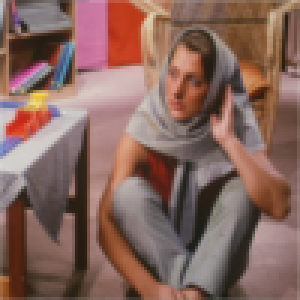
#> input picture images/magnification/small/barbara_s1.png, 100 x 100 px, found by its file name (shown 3 times larger); its folder holds 4 pictures in this run
$ python resize.py   (older library calls are emulated)
#> lines starting #> are read from the running program, lines starting #| are printed output that depends on the picture
from PIL import Image
import os, sys

path = "./small/"
dirs = os.listdir( path )

def resize():
    for item in dirs:
        if os.path.isfile(path+item):
            im = Image.open(path+item)
#> im is the input picture: PIL image 100x100 RGBA; mean R, G, B, A 133.3, 100.8, 92.1, 253.7
            width, height = im.size
#> width = 100; height = 100
            f, e = os.path.splitext(path+item)
            imResize = im.resize((int(width/2),int(height/2)), Image.ANTIALIAS)
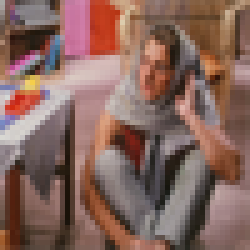
#> imResize: PIL image 50x50 RGBA (shown 5 times larger); mean R, G, B, A 133.4, 100.8, 92.2, 253.8; transparent parts drawn white
            print(f)
            print(e)
            imResize.save(f + '.png', 'PNG')
#> pass 2 of the loop in resize, `for item in dirs:`:
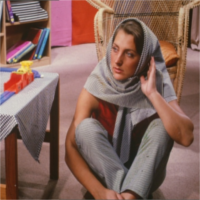
#> input picture images/magnification/small/barbara_s2.png, 200 x 200 px, found by its file name
#> in resize, im is the input picture: PIL image 200x200 RGBA; mean R, G, B, A 133.3, 100.8, 92.1, 254.4
#> in resize, `imResize = im.resize((int(width/2),int(height/2)), Image.ANTIALIAS)`:
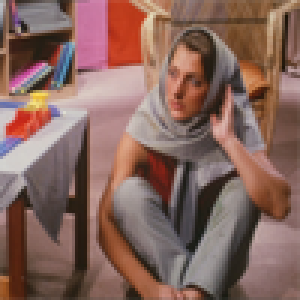
#> imResize: PIL image 100x100 RGBA (shown 3 times larger); mean R, G, B, A 133.3, 100.8, 92.2, 254.4; transparent parts drawn white
#> pass 3 of the loop in resize, `for item in dirs:`:
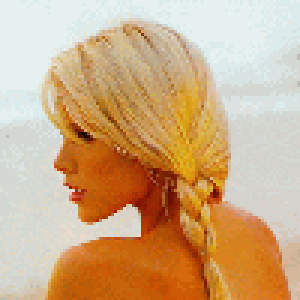
#> input picture images/magnification/small/beach_s1.png, 100 x 100 px, found by its file name (shown 3 times larger)
#> in resize, im is the input picture: PIL image 100x100 RGBA; mean R, G, B, A 207.2, 172.5, 133.1, 255
#> in resize, `imResize = im.resize((int(width/2),int(height/2)), Image.ANTIALIAS)`:
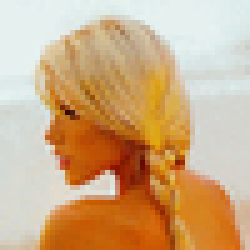
#> imResize: PIL image 50x50 RGBA (shown 5 times larger); mean R, G, B, A 207.2, 172.5, 133.2, 255
#> the loop made 4 passes; the first 3 are shown

resize()
